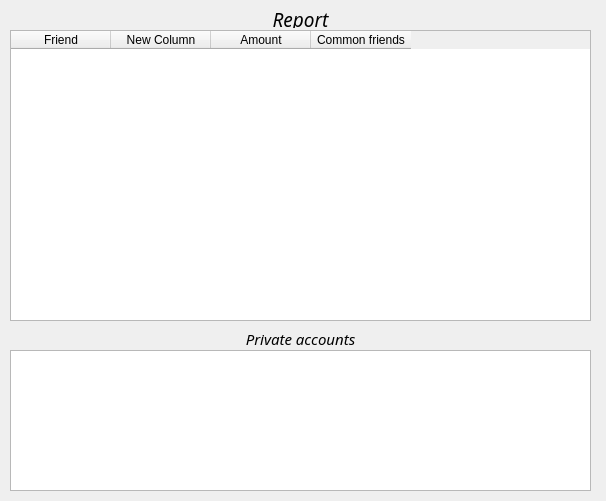
<?xml version="1.0" encoding="UTF-8"?>
<ui version="4.0">
 <class>SFA_Result</class>
 <widget class="QWidget" name="SFA_Result">
  <property name="geometry">
   <rect>
    <x>0</x>
    <y>0</y>
    <width>606</width>
    <height>501</height>
   </rect>
  </property>
  <property name="minimumSize">
   <size>
    <width>606</width>
    <height>501</height>
   </size>
  </property>
  <property name="maximumSize">
   <size>
    <width>606</width>
    <height>501</height>
   </size>
  </property>
  <property name="windowTitle">
   <string>Form</string>
  </property>
  <widget class="QLabel" name="label">
   <property name="geometry">
    <rect>
     <x>10</x>
     <y>10</y>
     <width>581</width>
     <height>18</height>
    </rect>
   </property>
   <property name="font">
    <font>
     <family>Hack</family>
     <pointsize>14</pointsize>
     <italic>true</italic>
    </font>
   </property>
   <property name="layoutDirection">
    <enum>Qt::LeftToRight</enum>
   </property>
   <property name="text">
    <string>Report</string>
   </property>
   <property name="alignment">
    <set>Qt::AlignCenter</set>
   </property>
  </widget>
  <widget class="QLabel" name="label_2">
   <property name="geometry">
    <rect>
     <x>10</x>
     <y>330</y>
     <width>581</width>
     <height>18</height>
    </rect>
   </property>
   <property name="font">
    <font>
     <family>Hack</family>
     <pointsize>11</pointsize>
     <weight>50</weight>
     <italic>true</italic>
     <bold>false</bold>
    </font>
   </property>
   <property name="text">
    <string>Private accounts</string>
   </property>
   <property name="alignment">
    <set>Qt::AlignCenter</set>
   </property>
  </widget>
  <widget class="QTableWidget" name="tableWidget">
   <property name="geometry">
    <rect>
     <x>10</x>
     <y>30</y>
     <width>581</width>
     <height>291</height>
    </rect>
   </property>
   <property name="sizePolicy">
    <sizepolicy hsizetype="Expanding" vsizetype="Expanding">
     <horstretch>0</horstretch>
     <verstretch>0</verstretch>
    </sizepolicy>
   </property>
   <property name="minimumSize">
    <size>
     <width>581</width>
     <height>0</height>
    </size>
   </property>
   <attribute name="horizontalHeaderMinimumSectionSize">
    <number>70</number>
   </attribute>
   <attribute name="horizontalHeaderShowSortIndicator" stdset="0">
    <bool>false</bool>
   </attribute>
   <attribute name="horizontalHeaderStretchLastSection">
    <bool>false</bool>
   </attribute>
   <column>
    <property name="text">
     <string>Friend</string>
    </property>
   </column>
   <column>
    <property name="text">
     <string>New Column</string>
    </property>
   </column>
   <column>
    <property name="text">
     <string>Amount</string>
    </property>
   </column>
   <column>
    <property name="text">
     <string>Common friends</string>
    </property>
   </column>
  </widget>
  <widget class="QListWidget" name="listWidget">
   <property name="geometry">
    <rect>
     <x>10</x>
     <y>350</y>
     <width>581</width>
     <height>141</height>
    </rect>
   </property>
  </widget>
 </widget>
 <resources/>
 <connections/>
</ui>
